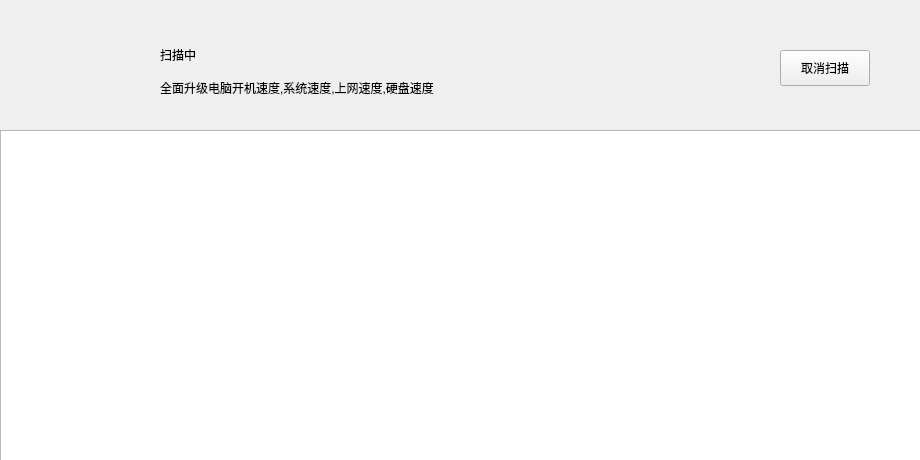
<?xml version="1.0" encoding="UTF-8"?>
<ui version="4.0">
 <class>Optimize2Widget</class>
 <widget class="QWidget" name="Optimize2Widget">
  <property name="geometry">
   <rect>
    <x>0</x>
    <y>0</y>
    <width>920</width>
    <height>460</height>
   </rect>
  </property>
  <property name="windowTitle">
   <string>Form</string>
  </property>
  <widget class="QWidget" name="background" native="true">
   <property name="geometry">
    <rect>
     <x>0</x>
     <y>0</y>
     <width>920</width>
     <height>460</height>
    </rect>
   </property>
  </widget>
  <widget class="QWidget" name="main" native="true">
   <property name="geometry">
    <rect>
     <x>0</x>
     <y>0</y>
     <width>920</width>
     <height>460</height>
    </rect>
   </property>
   <widget class="QWidget" name="top" native="true">
    <property name="geometry">
     <rect>
      <x>0</x>
      <y>0</y>
      <width>920</width>
      <height>130</height>
     </rect>
    </property>
    <widget class="WaveBallWidget" name="waveBall" native="true">
     <property name="geometry">
      <rect>
       <x>40</x>
       <y>20</y>
       <width>90</width>
       <height>90</height>
      </rect>
     </property>
    </widget>
    <widget class="ProgressBarWidget" name="progreBar" native="true">
     <property name="geometry">
      <rect>
       <x>0</x>
       <y>126</y>
       <width>920</width>
       <height>4</height>
      </rect>
     </property>
    </widget>
    <widget class="QLabel" name="title">
     <property name="geometry">
      <rect>
       <x>160</x>
       <y>40</y>
       <width>401</width>
       <height>30</height>
      </rect>
     </property>
     <property name="text">
      <string>扫描中</string>
     </property>
    </widget>
    <widget class="QLabel" name="subtitle">
     <property name="geometry">
      <rect>
       <x>160</x>
       <y>80</y>
       <width>381</width>
       <height>16</height>
      </rect>
     </property>
     <property name="text">
      <string>全面升级电脑开机速度,系统速度,上网速度,硬盘速度</string>
     </property>
    </widget>
    <widget class="QPushButton" name="pushButton">
     <property name="geometry">
      <rect>
       <x>780</x>
       <y>50</y>
       <width>90</width>
       <height>36</height>
      </rect>
     </property>
     <property name="text">
      <string>取消扫描</string>
     </property>
    </widget>
   </widget>
   <widget class="QWidget" name="bottom" native="true">
    <property name="geometry">
     <rect>
      <x>0</x>
      <y>130</y>
      <width>920</width>
      <height>331</height>
     </rect>
    </property>
    <widget class="QTreeView" name="treeView">
     <property name="geometry">
      <rect>
       <x>0</x>
       <y>0</y>
       <width>921</width>
       <height>331</height>
      </rect>
     </property>
    </widget>
   </widget>
  </widget>
 </widget>
 <customwidgets>
  <customwidget>
   <class>WaveBallWidget</class>
   <extends>QWidget</extends>
   <header location="global">customviews/waveballwidget.h</header>
   <container>1</container>
  </customwidget>
  <customwidget>
   <class>ProgressBarWidget</class>
   <extends>QWidget</extends>
   <header location="global">customviews/progressbarwidget.h</header>
   <container>1</container>
  </customwidget>
 </customwidgets>
 <resources/>
 <connections/>
</ui>
